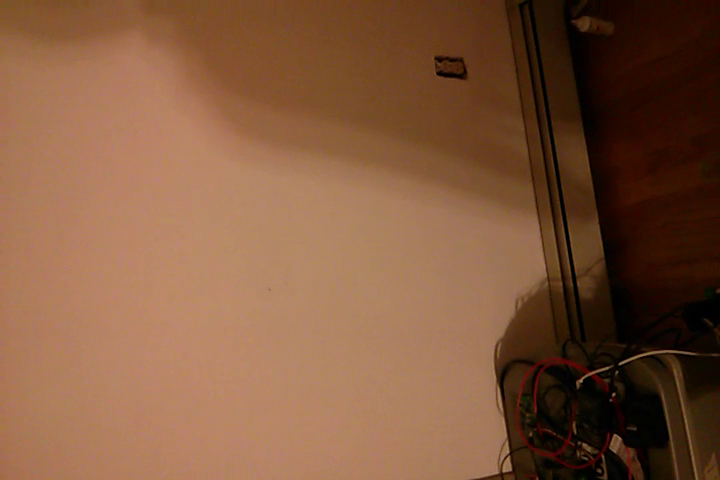
#> input picture frame 25 of data/video_2.mp4, 720 x 480 px
$ python oflow_rect.py   (Python 2 division)
#> lines starting #> are read from the running program, lines starting #| are printed output that depends on the picture; after the words box and inside, x2 and y2 are one past the last pixel; in counts of white or black regions, pixels touching at a corner belong together
import numpy as np
import time
import cv2

def get_n_features(image,n,mask=None):
	# params for ShiTomasi corner detection
	feature_params = dict( maxCorners = n,
                       qualityLevel = 0.2,
                       minDistance = 7,
                       blockSize = 7 )
	return cv2.goodFeaturesToTrack(old_gray, mask = mask, **feature_params)

def closenesses(p):
	c = 0
	enump = enumerate(p)
	for i,x in enump:
		p_sbtrkt = [ ( (x[0][0]-y[0][0])**2 +(x[0][1]-y[0][1])**2 )**0.5 for j,y in enump if j is not i]
		print sum([1 for z in p_sbtrkt if z< 1])

cap = cv2.VideoCapture('../data/video_2.mp4')
maxpts = 30
lostpts = 1

# Parameters for lucas kanade optical flow
lk_params = dict( winSize  = (15,15),
                  maxLevel = 2,
                  criteria = (cv2.TERM_CRITERIA_EPS | cv2.TERM_CRITERIA_COUNT, 10, 0.03))

# Create some random colors
color = np.random.randint(0,255,(100,3))

# Take first frame and find corners in it
ret, old_frame = cap.read()
#> old_frame is the input picture: shape (480, 720, 3); mean B, G, R 60.7, 87.6, 128.2
old_gray = cv2.cvtColor(old_frame, cv2.COLOR_BGR2GRAY)
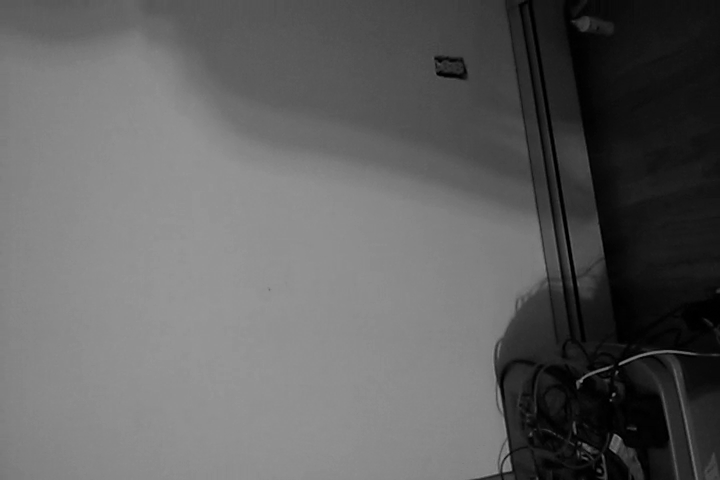
#> old_gray: shape (480, 720); min 0, max 151, mean 96.6
p0 = get_n_features(old_gray,maxpts)
#> p0 = 17 rows, first 8: [615, 436], [503, 470], [613, 395], [578, 382], [580, 443], [508, 457], [601, 473], [620, 365]

# Create a mask image for drawing purposes
mask = np.zeros_like(old_frame)

# Calculate the four points which determine the original image size
w,h = old_gray.shape
#> w = 480; h = 720
bounds = np.mat([[0,h],[0,w]]).T
#> bounds = [[0, 0], [720, 480]]

count=0
trans=0
p_tracker = range(0,len(p0))
#> p_tracker = [0, 1, 2, 3, 4, 5, 6, 7, 8, 9, 10, 11, 12, 13, 14, 15, 16]
total_p_count = len(p0)
#> total_p_count = 17
while(1):
	t = time.time()
	ret,frame = cap.read()
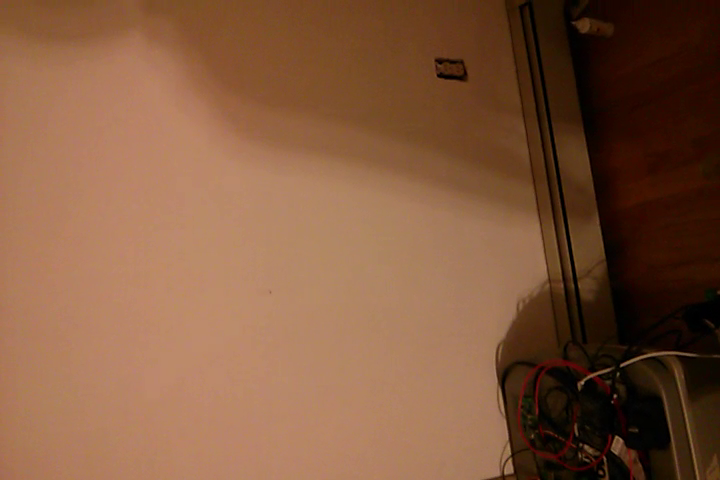
#> input picture frame 26 of data/video_2.mp4, 720 x 480 px
#> frame is the input picture: shape (480, 720, 3); mean B, G, R 61.6, 88.3, 129.3
	if ret==False:
		break
	frame_gray = cv2.cvtColor(frame, cv2.COLOR_BGR2GRAY)
	# calculate optical flow
	p1, st, err = cv2.calcOpticalFlowPyrLK(old_gray, frame_gray, p0, None, **lk_params)
#> p1 = 17 rows, first 8: [616.5, 437.7], [504.7, 472.2], [614.4, 396.6], [579.5, 383.7], [581.6, 444.7], [509.7, 459], [602.6, 474.8], [621.3, 366.6]; st = 17 values from 1 to 1; err = 17 values, max 5.01 at index 7, min 1.65 at index 16, mean 3.35

	if len(p1) > len(p0):
		total_p_count = total_p_count + len(p1)-len(p0)

	# delete points if they move too fast?
	for p_index,(new,old) in enumerate(zip(p1,p0)):
		a,b = new.ravel()
		c,d = old.ravel()
		if ( (a-c)**2 + (b-d)**2 )**0.5 > 10:
			st[p_index] = 0
#> this loop made 17 passes
#> (a, b, c, d) on passes 1 to 12: (616.5, 437.7, 615, 436), (504.7, 472.2, 503, 470), (614.4, 396.6, 613, 395), (579.5, 383.7, 578, 382), (581.6, 444.7, 580, 443), (509.7, 459, 508, 457), (602.6, 474.8, 601, 473), (621.3, 366.6, 620, 365), (438.5, 74.94, 438, 73), (581.5, 454.7, 580, 453), (617.3, 373.8, 616, 372), (436.4, 59.91, 436, 58)

	# Select good points
	good_new = p1[st==1]
#> good_new has the same summary as p1
	good_old = p0[st==1]
#> good_old has the same summary as p0

#	closenesses(p0)

#	point_inds = point_inds + (1 - np.cumsum(st))
	# draw the tracks
	for color_index,(new,old) in enumerate(zip(good_new,good_old)):
		a,b = new.ravel()
		c,d = old.ravel()
		mask = cv2.line(mask, (a,b),(c,d), color[color_index].tolist(), 2)
		frame = cv2.circle(frame,(a,b),5,color[color_index].tolist(),-1)
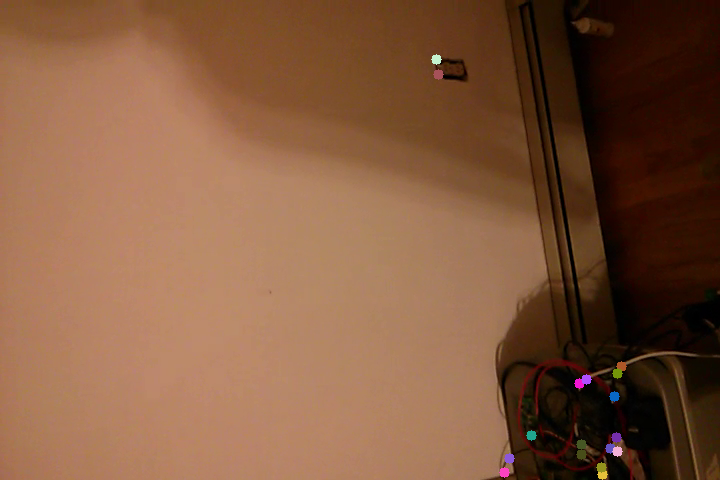
#> frame: shape (480, 720, 3); mean B, G, R 62.1, 88.6, 129.6
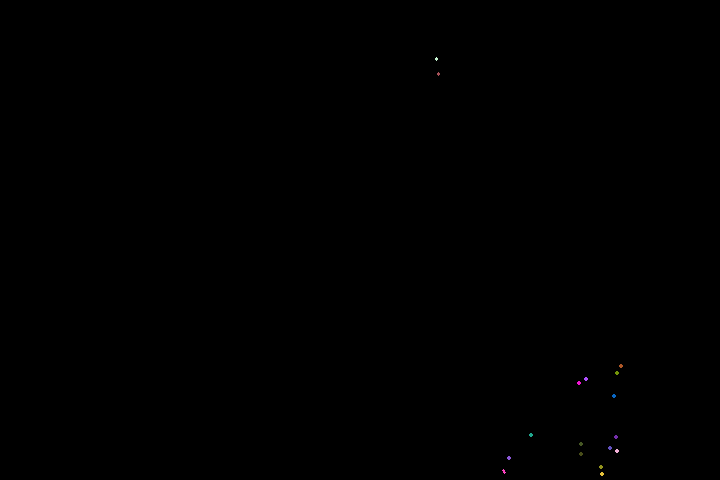
#> mask: shape (480, 720, 3); mean of channels 0, 1, 2 0.1, 0.1, 0.1; drawn as B, G, R
	img = cv2.add(frame,mask)

	# Calculate the mean difference between new and old points
	t_0 = np.mean(p1[st==1]-p0[st==1],0)
#> t_0 = [1.39, 1.81]
	if np.isnan(t_0).any():
		t_0 = np.array([0,0],dtype=np.float32)
	trans = trans - t_0
#> trans = [-1.39, -1.81]
# [7 lines of commented-out code are left out]
	b1 = [tuple(i) for i in (bounds - trans).astype(int).tolist()]
#> b1 = [(1, 1), (721, 481)]
# [4 lines of commented-out code are left out]

	try:
		cv2.rectangle(img, b1[1], b1[0],(0,255,0))
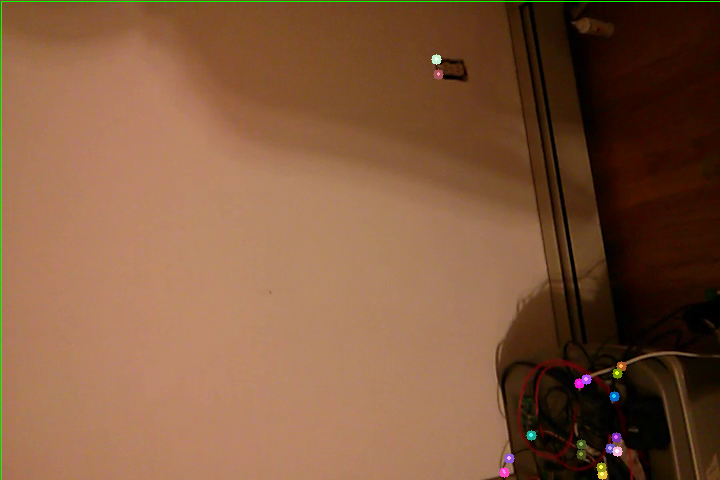
#> img: shape (480, 720, 3); mean B, G, R 61.9, 89.3, 129.2
	except OverflowError:
		print "b1:\n",b1
		print "bounds:\n",bounds
		print "t_0:\n",t_0
	cv2.imshow('frame',img)

	# Now update the previous frame and previous points
	old_gray = frame_gray.copy()
	p0 = good_new.reshape(-1,1,2)
#> p0 has the same summary as p1

	# If more than lostpts points have been lost, then get lostpts more.
	if len(p0) < maxpts - lostpts:
		img2 = np.zeros((w,h,1), np.uint8)
		img2[:,:] = 1
#		cv2.rectangle(img2, b1[1], b1[0],0,thickness=-1)
		for old_point in good_old:
			a,b = old_point.ravel()
			img2 = cv2.circle(img2,(a,b),10,0,-1)
#> this loop made 17 passes
#> (a, b) on passes 1 to 12: (615, 436), (503, 470), (613, 395), (578, 382), (580, 443), (508, 457), (601, 473), (620, 365), (438, 73), (580, 453), (616, 372), (436, 58)
#> pass 1, `img2 = cv2.circle(img2,(a,b),10,0,-1)`:
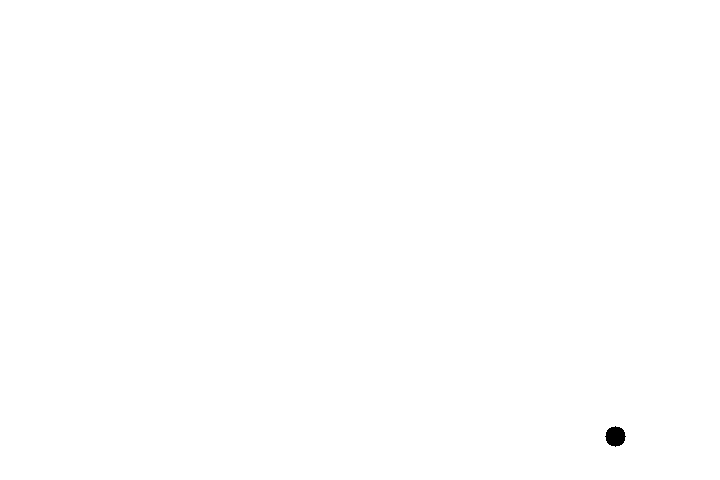
#> img2: shape (480, 720, 1); values 0 (black) and 1 (white), 99.9% white; 1 black region, box (x1, y1, x2, y2) and area: (605, 426, 626, 447) 317
#> after the loop:
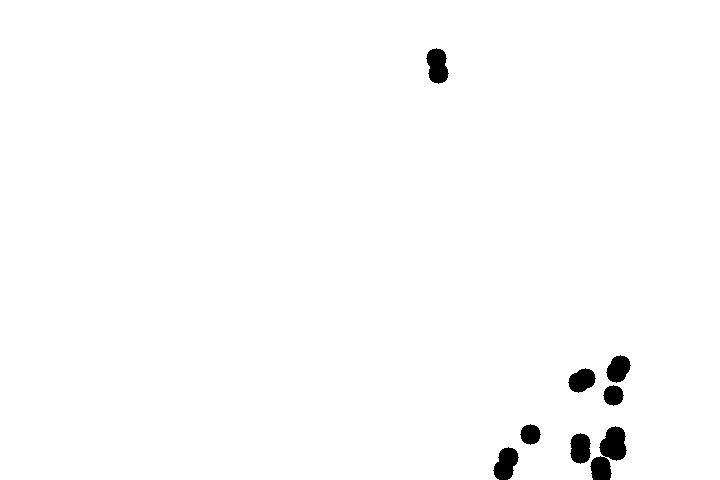
#> img2: shape (480, 720, 1); values 0 (black) and 1 (white), 98.7% white; 8 black regions, largest, box (x1, y1, x2, y2) and area: (590, 426, 627, 480) 1101, (426, 48, 449, 84) 590, (493, 447, 519, 480) 571
#			print get_n_features(frame_gray,maxpts-len(p0),img2)
#		cv2.imshow('Mask frame',img2)
		new_pts = get_n_features(frame_gray,maxpts-len(p0),img2)
#> new_pts = 13 rows, first 8: [600, 455], [609, 383], [589, 459], [465, 79], [461, 61], [574, 24], [636, 429], [590, 450]
		if new_pts is not None:
			p0 = np.append(p0,new_pts).reshape(-1,1,2) if new_pts is not None else p0
#> p0 = 30 rows, first 8: [616.5, 437.7], [504.7, 472.2], [614.4, 396.6], [579.5, 383.7], [581.6, 444.7], [509.7, 459], [602.6, 474.8], [621.3, 366.6]
			total_p_count = total_p_count + len(new_pts)
#> total_p_count = 30

	# Print the elapsed time for the main loop body
	elapsed = time.time() - t
#	print "Frame "+str(count)+", main loop hz: "+str(round(1.0/elapsed,1))

	count=count+1

	k = cv2.waitKey(25);
#> (key Esc is pressed here)
	if k == ord('a'):
		pass
	elif k == 27:
		break

cv2.destroyAllWindows()
cap.release()

$ run again, starting later in the video
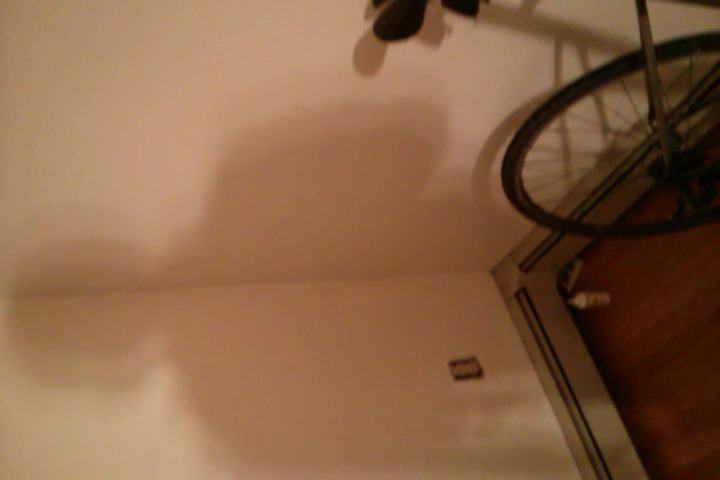
#> input picture frame 112 of data/video_2.mp4, 720 x 480 px
#> old_frame is the input picture: shape (480, 720, 3); mean B, G, R 70, 99, 137.3
#> `p0 = get_n_features(old_gray,maxpts)`: p0 = 30 rows, first 8: [451, 364], [655, 41], [571, 301], [455, 377], [474, 16], [376, 5], [480, 375], [482, 4]
#> p_tracker = 30 values from 0 to 29
#> total_p_count = 30
#> p1 = 30 rows, first 8: [450.1, 369.5], [654.1, 47.17], [569.9, 306.2], [454.2, 382.5], [473.5, 22.29], [376, 11.36], [479, 380.5], [481.6, 10.43]; st = 30 values from 1 to 1; err = 30 values, max 4.51 at index 7, min 0.654 at index 22, mean 1.49
#> the loop `for p_index,(new,old) in enumerate(zip(p1,p0)):` made 30 passes
#> (a, b, c, d) on passes 1 to 8: (450.1, 369.5, 451, 364), (654.1, 47.17, 655, 41), (569.9, 306.2, 571, 301), (454.2, 382.5, 455, 377), (473.5, 22.29, 474, 16), (376, 11.36, 376, 5), (479, 380.5, 480, 375), (481.6, 10.43, 482, 4)
#> good_new = 30 pairs, first value 366.8 to 689.3, second value 10.43 to 382.5
#> good_old = 30 pairs, first value 367 to 690, second value 4 to 377
#> the loop `for color_index,(new,old) in enumerate(zip(good_new,good_old)):` made 30 passes
#> after the loop `for color_index,(new,old) in enumerate(zip(good_new,good_old)):`:
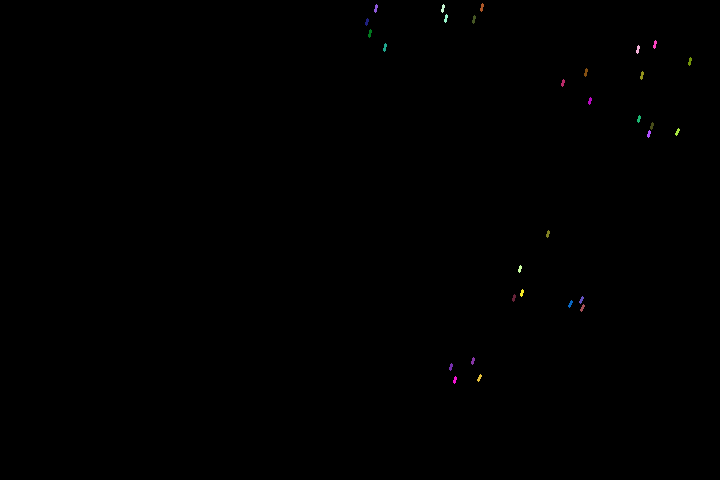
#> mask: shape (480, 720, 3); mean of channels 0, 1, 2 0.2, 0.2, 0.3; drawn as B, G, R
#> t_0 = [-0.708, 5.81]
#> trans = [0.708, -5.81]
#> b1 = [(0, 5), (719, 485)]
#> `cv2.rectangle(img, b1[1], b1[0],(0,255,0))`:
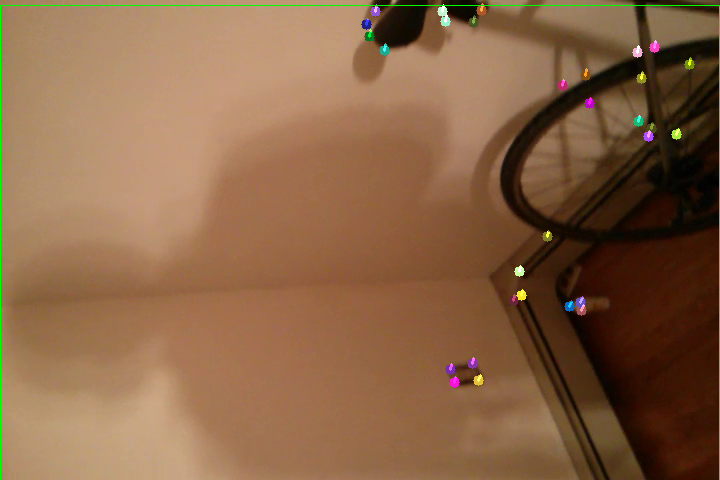
#> img: shape (480, 720, 3); mean B, G, R 70.1, 100.6, 137
#> `p0 = good_new.reshape(-1,1,2)`: p0 has the same summary as p1

$ run again, starting later in the video
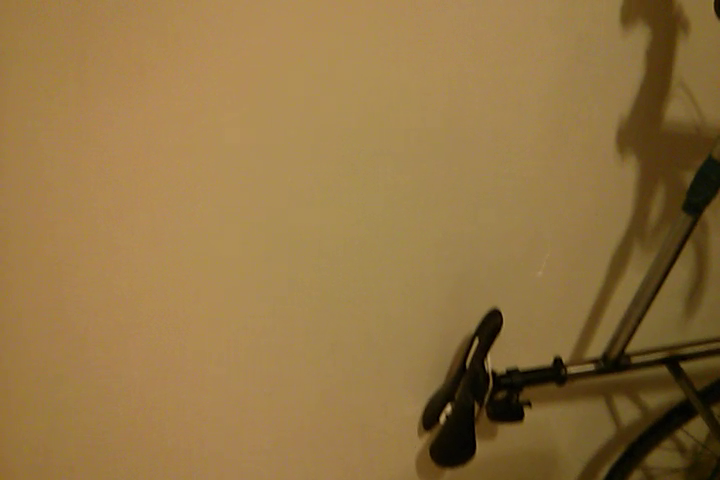
#> input picture frame 200 of data/video_2.mp4, 720 x 480 px
#> old_frame is the input picture: shape (480, 720, 3); mean B, G, R 67.6, 116.2, 145.9
#> `p0 = get_n_features(old_gray,maxpts)`: p0 = 17 rows, first 8: [449, 404], [493, 370], [569, 370], [526, 407], [446, 414], [475, 338], [557, 358], [594, 366]
#> p_tracker = [0, 1, 2, 3, 4, 5, 6, 7, 8, 9, 10, 11, 12, 13, 14, 15, 16]
#> `total_p_count = len(p0)`: total_p_count = 17
#> p1 = 17 rows, first 8: [450.3, 410.3], [494.4, 376.1], [570.3, 375.8], [527.5, 413], [447.4, 420.2], [476, 344.3], [558.3, 363.7], [595.4, 371.8]; st = 17 values from 1 to 1; err = 17 values, max 4.16 at index 4, min 1.27 at index 12, mean 2.62
#> the loop `for p_index,(new,old) in enumerate(zip(p1,p0)):` made 17 passes
#> (a, b, c, d) on passes 1 to 8: (450.3, 410.3, 449, 404), (494.4, 376.1, 493, 370), (570.3, 375.8, 569, 370), (527.5, 413, 526, 407), (447.4, 420.2, 446, 414), (476, 344.3, 475, 338), (558.3, 363.7, 557, 358), (595.4, 371.8, 594, 366)
#> good_new has the same summary as p1
#> good_old has the same summary as p0
#> the loop `for color_index,(new,old) in enumerate(zip(good_new,good_old)):` made 17 passes
#> after the loop `for color_index,(new,old) in enumerate(zip(good_new,good_old)):`:
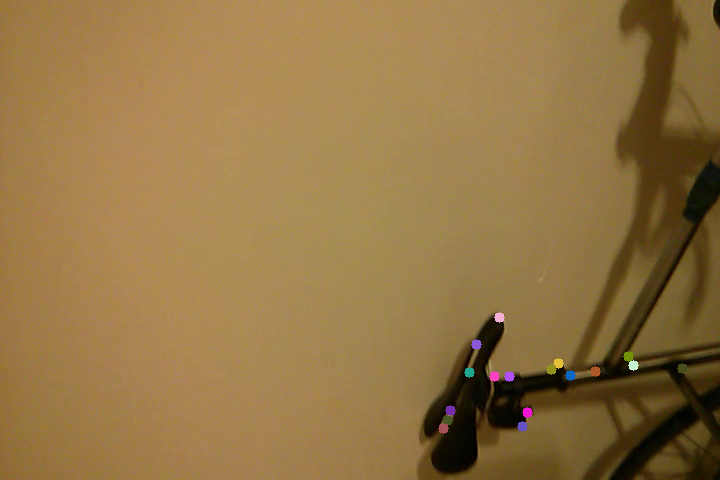
#> frame: shape (480, 720, 3); mean B, G, R 68.6, 117.2, 147
#> t_0 = [1.35, 5.93]
#> trans = [-1.35, -5.93]
#> b1 = [(1, 5), (721, 485)]
#> `p0 = good_new.reshape(-1,1,2)`: p0 has the same summary as p1
#> the loop `for old_point in good_old:` made 17 passes
#> after the loop `for old_point in good_old:`:
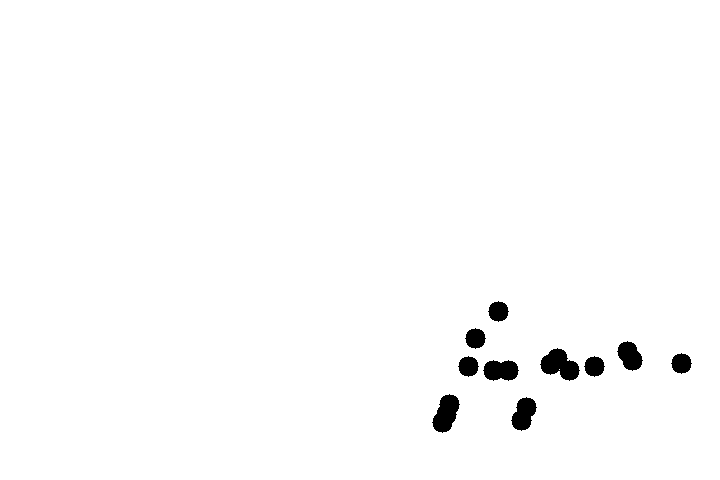
#> img2: shape (480, 720, 1); values 0 (black) and 1 (white), 98.6% white; 10 black regions, largest, box (x1, y1, x2, y2) and area: (540, 348, 580, 381) 790, (432, 394, 460, 433) 690, (483, 360, 519, 381) 588
#> new_pts = [[500, 379], [522, 375], [427, 435], [700, 422], [715, 413], [477, 409], [666, 372], [683, 434], [505, 399], [710, 162], [430, 442]]
#> `p0 = np.append(p0,new_pts).reshape(-1,1,2) if new_pts is not None else..`: p0 = 28 rows, first 8: [450.3, 410.3], [494.4, 376.1], [570.3, 375.8], [527.5, 413], [447.4, 420.2], [476, 344.3], [558.3, 363.7], [595.4, 371.8]
#> `total_p_count = total_p_count + len(new_pts)`: total_p_count = 28
